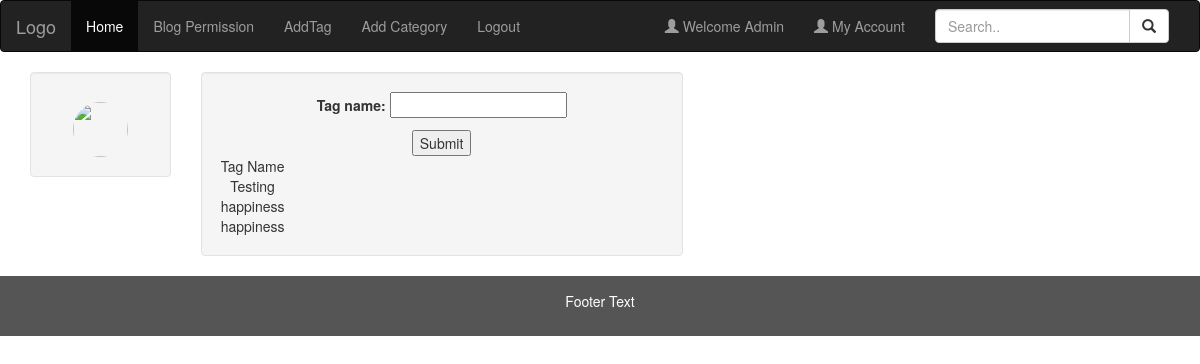
The page /adminApp/tag/ on the database as committed earlier.
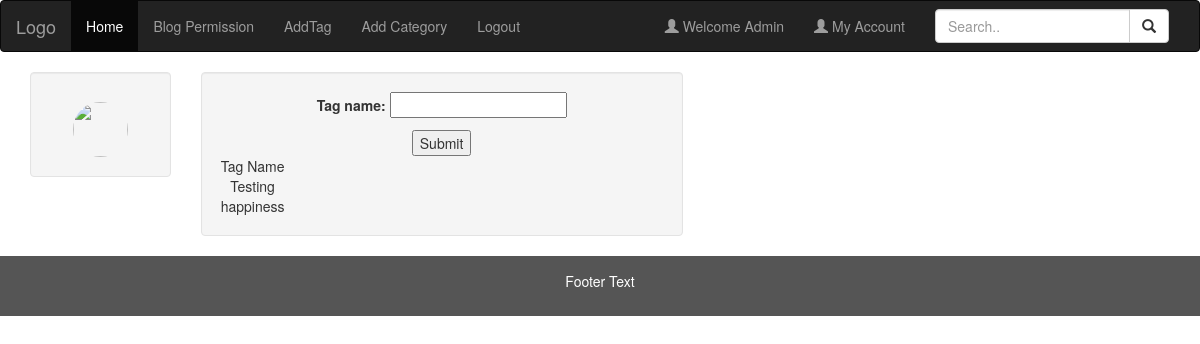
The same page on the database as committed later.
### blogmanageApp/models.py (models this page shows, shortened)
class Tag(models.Model):
    tag_name = models.CharField(max_length= 200)

### adminApp/views.py (the view)
# urls.py: path('tag/',views.tag_view, name = 'tag'),
def tag_view(request):
    tagform = TagForm(request.POST or None)
    tag_details = Tag.objects.all()
    if request.method == 'POST':
        tagform = TagForm(request.POST)
        if tagform.is_valid():
            tagform.save()
            return redirect(tag_view)
    return render(request,'adminApp/add_tag.html', {'tagform' : tagform, 'tag_details': tag_details})

### adminApp/forms.py
class TagForm(forms.ModelForm):
    class Meta:
        model = Tag
        fields = ('tag_name',)

### adminApp/templates/adminApp/add_tag.html (shortened to what this page needs)
{% extends 'adminApp/base.html' %}
{% block headcontent %}
<link rel="stylesheet" href="https://maxcdn.bootstrapcdn.com/bootstrap/3.4.1/css/bootstrap.min.css">
{% endblock %}
{% block content %}
<div class="container text-center" id = "userdetail{{ user.id }}">
    <div class="row">
      <div class="col-sm-7">
        <div class="row">
<div class="col-sm-3" >
    <div class="well">
     <img src  = "../media/{{ user.profile.avatar}}" class="img-circle" height="55" width="55" >
    </div>
  </div>
  <div class="col-sm-9">
    <div class="well">
        <form method="POST">
          {{ tagform.as_p}}
          <input type="submit" name="submit" value="Submit" />
        </form>
        <table>
            <tr>
                <td>Tag Name</td>
            </tr>
            {% for tag in tag_details %}
            <tr>
                <td>{{ tag.tag_name }}</td>
            </tr>
            {% endfor %}
        </table>
    </div>
  </div>
</div>
</div>
</div>
</div>
{% endblock %}

Rows that differ between the two databases and show on the page:
removed Tag: tag_name "happiness"
